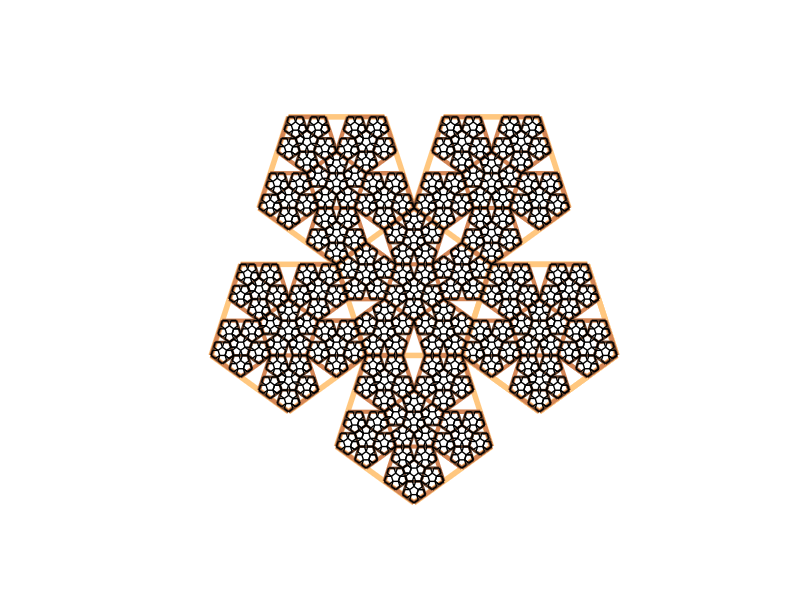

This figure's MATLAB source:
function recursion6
global COLORMAP
golden = 1.618033988749894848204586; %golden ratio
n=4; %depth of recursion
COLORMAP=copper(4);
h=1;
pentaflake(n,0,0,36/180*pi,h);
axis([-3 3 -3 3])
axis equal off

function pentaflake(n,x,y,theta,len)
global COLORMAP
  if n>0
     golden = 1.618033988749894848204586;
     d=len/golden;
     h=len;
     t=linspace(0+theta,2*pi+theta,5+1);
     [offx,offy]=pol2cart(t+18/180*pi,d*(1+golden)); %generate points around middle pentagon
     
     for k=1:5
         patch(h*sin(t)+offx(k)+x,h*cos(t)+offy(k)+y,0*cos(t)+4-n,'r',...
              'facecolor','none','edgecolor',COLORMAP(n,:),'linewidth',n); 
         pentaflake(n-1,x+offx(k),y+offy(k),theta,len/(golden+1));
     end

     patch(h*sin(t)+offx(k)+x,h*cos(t)+offy(k)+y,0*cos(t)+4-n,'r',...
           'facecolor','none','edgecolor',COLORMAP(n,:),'linewidth',n); 
     pentaflake(n-1,x,y,pi+theta,len/(golden+1));
  end
return
